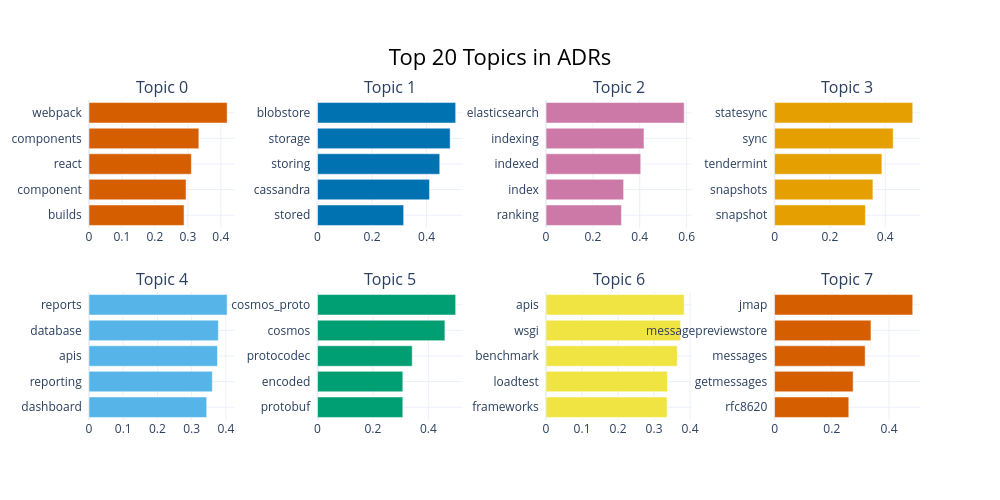

Notebook source saved alongside this figure:
### Code cell
topic_model.visualize_barchart(custom_labels=False, top_n_topics=20, title="Top 20 Topics in ADRs") # It can be saved as a PNG file

### Figure 1 — Plotly figure (JSON) as saved in the notebook; plotly's stock layout.template omitted (floating-point values rounded to 4 significant figures)
{"data": [{"marker": {"color": "#D55E00"}, "orientation": "h", "type": "bar", "x": [0.2884, 0.2945, 0.3106, 0.3333, 0.4192], "xaxis": "x", "y": ["builds  ", "component  ", "react  ", "components  ", "webpack  "], "yaxis": "y"}, {"marker": {"color": "#0072B2"}, "orientation": "h", "type": "bar", "x": [0.3161, 0.4109, 0.4485, 0.4866, 0.5069], "xaxis": "x2", "y": ["stored  ", "cassandra  ", "storing  ", "storage  ", "blobstore  "], "yaxis": "y2"}, {"marker": {"color": "#CC79A7"}, "orientation": "h", "type": "bar", "x": [0.3219, 0.3312, 0.4042, 0.418, 0.5898], "xaxis": "x3", "y": ["ranking  ", "index  ", "indexed  ", "indexing  ", "elasticsearch  "], "yaxis": "y3"}, {"marker": {"color": "#E69F00"}, "orientation": "h", "type": "bar", "x": [0.3283, 0.3555, 0.3878, 0.4287, 0.4994], "xaxis": "x4", "y": ["snapshot  ", "snapshots  ", "tendermint  ", "sync  ", "statesync  "], "yaxis": "y4"}, {"marker": {"color": "#56B4E9"}, "orientation": "h", "type": "bar", "x": [0.344, 0.3603, 0.3756, 0.378, 0.4037], "xaxis": "x5", "y": ["dashboard  ", "reporting  ", "apis  ", "database  ", "reports  "], "yaxis": "y5"}, {"marker": {"color": "#009E73"}, "orientation": "h", "type": "bar", "x": [0.3078, 0.3079, 0.3418, 0.4598, 0.4986], "xaxis": "x6", "y": ["protobuf  ", "encoded  ", "protocodec  ", "cosmos  ", "cosmos_proto  "], "yaxis": "y6"}, {"marker": {"color": "#F0E442"}, "orientation": "h", "type": "bar", "x": [0.336, 0.337, 0.3644, 0.3738, 0.3838], "xaxis": "x7", "y": ["frameworks  ", "loadtest  ", "benchmark  ", "wsgi  ", "apis  "], "yaxis": "y7"}, {"marker": {"color": "#D55E00"}, "orientation": "h", "type": "bar", "x": [0.2593, 0.2745, 0.3164, 0.3367, 0.4826], "xaxis": "x8", "y": ["rfc8620  ", "getmessages  ", "messages  ", "messagepreviewstore  ", "jmap  "], "yaxis": "y8"}], "layout": {"annotations": [{"font": {"size": 16}, "showarrow": false, "text": "Topic 0", "x": 0.0875, "xanchor": "center", "xref": "paper", "y": 1, "yanchor": "bottom", "yref": "paper"}, {"font": {"size": 16}, "showarrow": false, "text": "Topic 1", "x": 0.3625, "xanchor": "center", "xref": "paper", "y": 1, "yanchor": "bottom", "yref": "paper"}, {"font": {"size": 16}, "showarrow": false, "text": "Topic 2", "x": 0.6375, "xanchor": "center", "xref": "paper", "y": 1, "yanchor": "bottom", "yref": "paper"}, {"font": {"size": 16}, "showarrow": false, "text": "Topic 3", "x": 0.9125, "xanchor": "center", "xref": "paper", "y": 1, "yanchor": "bottom", "yref": "paper"}, {"font": {"size": 16}, "showarrow": false, "text": "Topic 4", "x": 0.0875, "xanchor": "center", "xref": "paper", "y": 0.4, "yanchor": "bottom", "yref": "paper"}, {"font": {"size": 16}, "showarrow": false, "text": "Topic 5", "x": 0.3625, "xanchor": "center", "xref": "paper", "y": 0.4, "yanchor": "bottom", "yref": "paper"}, {"font": {"size": 16}, "showarrow": false, "text": "Topic 6", "x": 0.6375, "xanchor": "center", "xref": "paper", "y": 0.4, "yanchor": "bottom", "yref": "paper"}, {"font": {"size": 16}, "showarrow": false, "text": "Topic 7", "x": 0.9125, "xanchor": "center", "xref": "paper", "y": 0.4, "yanchor": "bottom", "yref": "paper"}], "height": 500, "hoverlabel": {"bgcolor": "white", "font": {"family": "Rockwell", "size": 16}}, "showlegend": false, "title": {"font": {"color": "Black", "size": 22}, "text": "Top 20 Topics in ADRs", "x": 0.5, "xanchor": "center", "yanchor": "top"}, "width": 1000, "xaxis": {"anchor": "y", "domain": [0, 0.175], "showgrid": true}, "xaxis2": {"anchor": "y2", "domain": [0.275, 0.45], "showgrid": true}, "xaxis3": {"anchor": "y3", "domain": [0.55, 0.725], "showgrid": true}, "xaxis4": {"anchor": "y4", "domain": [0.825, 1], "showgrid": true}, "xaxis5": {"anchor": "y5", "domain": [0, 0.175], "showgrid": true}, "xaxis6": {"anchor": "y6", "domain": [0.275, 0.45], "showgrid": true}, "xaxis7": {"anchor": "y7", "domain": [0.55, 0.725], "showgrid": true}, "xaxis8": {"anchor": "y8", "domain": [0.825, 1], "showgrid": true}, "yaxis": {"anchor": "x", "domain": [0.6, 1], "showgrid": true}, "yaxis2": {"anchor": "x2", "domain": [0.6, 1], "showgrid": true}, "yaxis3": {"anchor": "x3", "domain": [0.6, 1], "showgrid": true}, "yaxis4": {"anchor": "x4", "domain": [0.6, 1], "showgrid": true}, "yaxis5": {"anchor": "x5", "domain": [0, 0.4], "showgrid": true}, "yaxis6": {"anchor": "x6", "domain": [0, 0.4], "showgrid": true}, "yaxis7": {"anchor": "x7", "domain": [0, 0.4], "showgrid": true}, "yaxis8": {"anchor": "x8", "domain": [0, 0.4], "showgrid": true}}}
